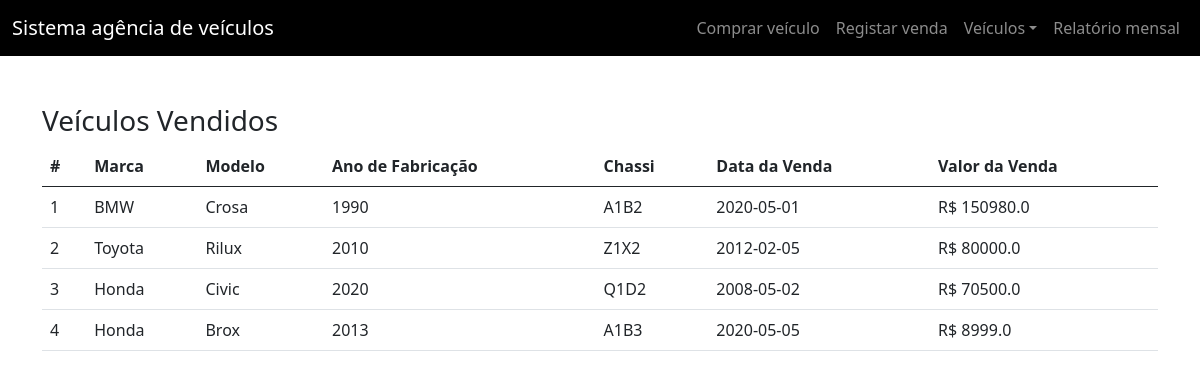
The app's page /historicoVendas, older data.
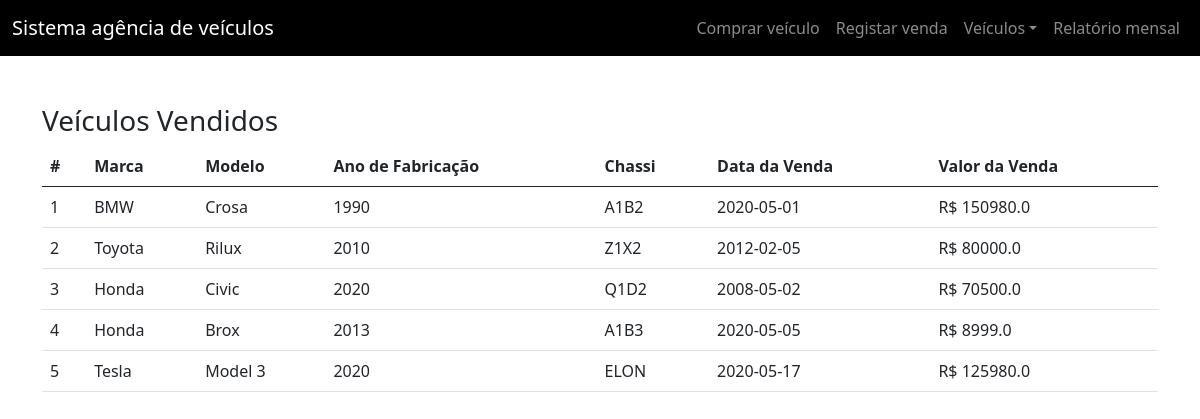
The same page, newer data.
### sistemaVeiculos.py (models this page shows, shortened)
class VeiculosVendidos(db.Model):
    id = db.Column(db.Integer, primary_key=True)
    marca = db.Column(db.String(20), nullable=False)
    modelo = db.Column(db.String(20), nullable=False)
    ano_fabricacao = db.Column(db.Integer, nullable=False)
    placa = db.Column(db.String(8), nullable=False)
    cor = db.Column(db.String(20), nullable=False)
    chassi = db.Column(db.String(17), nullable=False, unique=True)
    data_compra = db.Column(db.DATE, nullable=False)
    valor_compra = db.Column(db.REAL, nullable=False)
    data_venda = db.Column(db.DATE, nullable=False)
    valor_venda = db.Column(db.REAL, nullable=False)

### sistemaVeiculos.py (the view)
@app.route('/historicoVendas')
def historicoVendas():
    veiculos = VeiculosVendidos.query.all()
    return render_template("historicoVendas.html", veiculos=veiculos)

### templates/historicoVendas.html (shortened to what this page needs)
{% extends "base.html" %}
{% block corpo %}
    <div class="container mt-5">
      <h3>Veículos Vendidos</h3>
      <table class="table">
        <thead>
          <tr>
            <th scope="col">#</th>
            <th scope="col">Marca</th>
            <th scope="col">Modelo</th>
            <th scope="col">Ano de Fabricação</th>
            <th scope="col">Chassi</th>
            <th scope="col">Data da Venda</th>
            <th scope="col">Valor da Venda</th>
          </tr>
        </thead>
        <tbody>
          {% for v in veiculos %}
          <tr>
            <td>{{v.id}}</td>
            <td>{{v.marca}}</td>
            <td>{{v.modelo}}</td>
            <td>{{v.ano_fabricacao}}</td>
            <td>{{v.chassi}}</td>
            <td>{{v.data_venda}}</td>
            <td>R$ {{v.valor_venda}}</td>
          </tr>
          {% endfor %}
        </tbody>
      </table>
    </div>
{% endblock %}

Row changes from the older to the newer data that the page shows:
added VeiculosVendidos: id "5", marca "Tesla", modelo "Model 3", ano_fabricacao "2020", chassi "ELON", data_venda "2020-05-17", valor_venda "125980.0"
